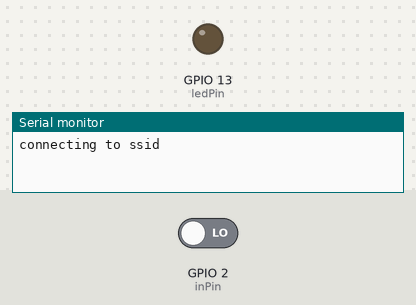
The sketch below on a simulated ESP8266 (NodeMCU). On the bench: output pins drawn as LEDs (lit = HIGH), the last lines printed to the serial monitor. Inputs (shaded band) come from the test bench; at power-on: GPIO 2 (inPin) LOW. WiFi joins after 1.5 s; servers stay silent unless stated; uploads are accepted with an empty reply.

Above: at 0.1 s.
At 2.8 s:
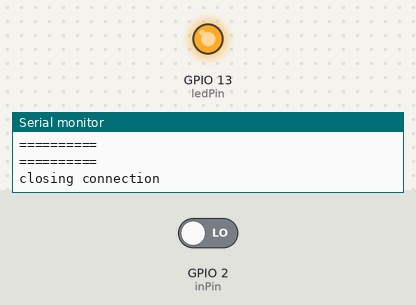
Timing chart, 0 to 4.3 s (numbered marks = the images above):
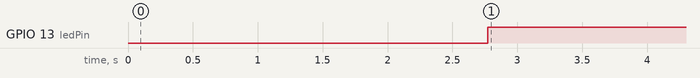

Measured:
- by itself, GPIO 13 (ledPin): LOW → HIGH at 2.8 s

The sketch:

HTTPSRequestForLine.ino
```cpp
#include <ESP8266WiFi.h>
#include <WiFiClientSecure.h>

const char* ssid = "ssid"; //你家Wifi名稱
const char* password = "password"; //你家Wifi密碼

const char* host = "serverDomain"; //控制LINE Massaging API的網址
const int httpsPort = 443; //server走的port

// Use web browser to view and copy
// SHA1 fingerprint of the certificate
const char* fingerprint = "35 85 74 EF 67 35 A7 CE 40 69 50 F3 C0 F6 80 CF 80 3B 2E 19";

int ledPin = 13; //設定第13 pin給LED燈
int inPin = 2; //設定第2（NodeMCU的4D） pin為輸入pin (為了讀取按鈕狀態)
int val = 0; //讀取按鈕狀態
int lastVal = 0; //上一個按鈕狀態

unsigned long previous_time; //上一次磁簧開關觸發的時間

void setup() {
  pinMode(ledPin, OUTPUT); //設定LED pin腳狀態為輸出
  pinMode(inPin, INPUT); //設定第2 pin狀態為輸入

  Serial.begin(115200);
  Serial.println();
  Serial.print("connecting to ");
  Serial.println(ssid);
  WiFi.mode(WIFI_STA);
  WiFi.begin(ssid, password);
  while (WiFi.status() != WL_CONNECTED) {
    delay(500);
    Serial.print(".");
  }
  Serial.println("");
  Serial.println("WiFi connected");
  Serial.println("IP address: ");
  Serial.println(WiFi.localIP());
  notifyLunch(); //發出LINE訊息通知系統已啟動
}

void loop() {
  val = digitalRead(inPin); //讀取輸入pin腳的值
  if (val == HIGH) { //確認是否輸入為高電壓 (按鈕壓下)
    digitalWrite(ledPin, LOW); //給pin腳低電壓 (關掉LED燈)
    if(lastVal==0 && millis()-previous_time>=10000) { //當上一次輸入pin腳的值為0（門是闔上）且 上一次起的時間跟現在開啟的時間差大於10秒
      notifyOpen(); //發出LINE通知有人開門
      previous_time = millis(); //紀錄當下時間
    }
    lastVal = 1; //更新lastVal
  } else {
    digitalWrite(ledPin, HIGH); //給pin腳高電壓 (開啟LED燈)
    if(lastVal==1) {
      lastVal = 0; //更新lastVal
    }
  }
}

void notifyLunch() {
  httpsRequest("/index.php?type=0");
}

void notifyOpen() {
  httpsRequest("/index.php?type=1");
}

void httpsRequest(String url) {
  // Use WiFiClientSecure class to create TLS connection
  WiFiClientSecure client;
  Serial.print("connecting to ");
  Serial.println(host);
  if (!client.connect(host, httpsPort)) {
    Serial.println("connection failed");
    return;
  }

  if (client.verify(fingerprint, host)) {
    Serial.println("certificate matches");
  } else {
    Serial.println("certificate doesn't match");
  }

  //String url = "/index.php";
  Serial.print("requesting URL: ");
  Serial.println(url);

  client.print(String("GET ") + url + " HTTP/1.1\r\n" +
               "Host: " + host + "\r\n" +
               "User-Agent: BuildFailureDetectorESP8266\r\n" +
               "Connection: close\r\n\r\n");

  Serial.println("request sent");
  while (client.connected()) {
    String line = client.readStringUntil('\n');
    if (line == "\r") {
      Serial.println("headers received");
      break;
    }
  }
  String line = client.readStringUntil('\n');
  if (line.startsWith("{\"state\":\"success\"")) {
    Serial.println("esp8266/Arduino CI successfull!");
  } else {
    Serial.println("esp8266/Arduino CI has failed");
  }
  Serial.println("reply was:");
  Serial.println("==========");
  Serial.println(line);
  Serial.println("==========");
  Serial.println("closing connection");
}
```
